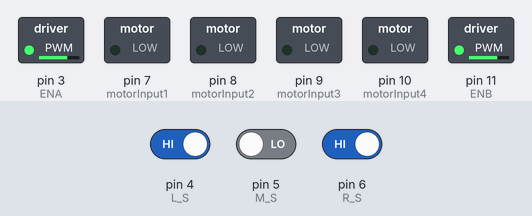
A sketch run on a simulated Arduino Uno, built with avr-gcc and run on an emulated ATmega328P. Parts: switched loads named in the sketch (green lamp = pin HIGH). The inputs (shaded band) are chosen by the test bench; at power-on: pin 4 (L_S) HIGH, pin 5 (M_S) LOW, pin 6 (R_S) HIGH.

Above: at 1.2 s.
1.3 s: pin 4 (L_S) driven LOW
At 2.0 s:
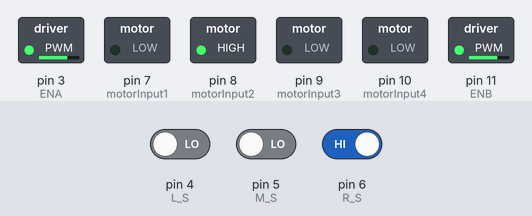
2.8 s: pin 5 (M_S) driven HIGH
At 3.1 s:
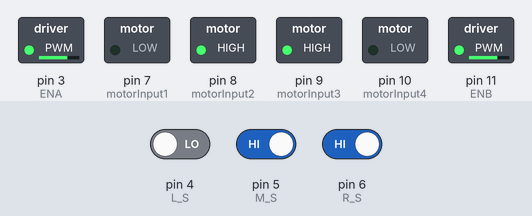
4.3 s: pin 6 (R_S) driven LOW
At 5.5 s:
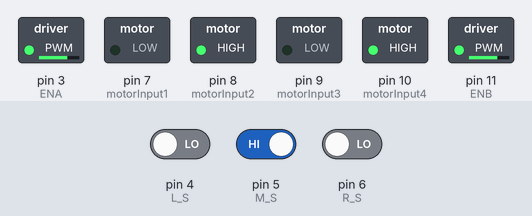
5.8 s: pin 4 (L_S) driven HIGH
At 6.6 s:
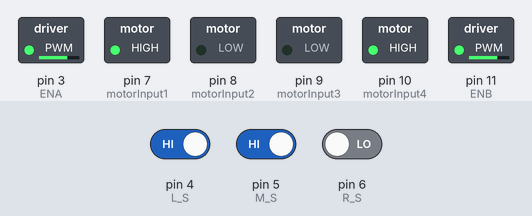
7.3 s: pin 5 (M_S) driven LOW
At 7.8 s:
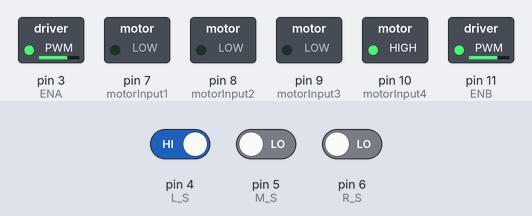
Timing chart, 0 to 9.8 s (numbered marks = the images above; inputs shaded):
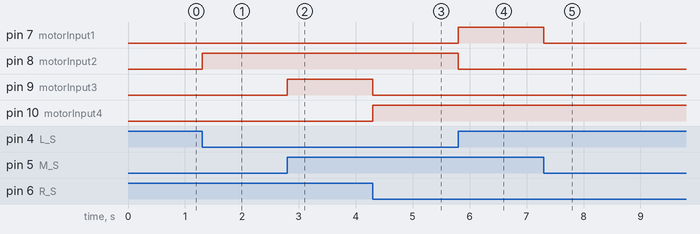

The sketch:

MAXIMUM_Left_and_sharp_left_.ino
```cpp
//IR sensors
int L_S = 4;
int M_S = 5;
int R_S = 6;

//for motor input
int ENA = 3; //left motor
int motorInput1 = 7; //left motor
int motorInput2 = 8; //left motor
int motorInput3 = 9; //right motor
int motorInput4 = 10; //right motor
int ENB = 11; //right motor

void setup()
{
  pinMode(L_S, INPUT);
  pinMode(M_S, INPUT);
  pinMode(R_S, INPUT);


  pinMode(motorInput1, OUTPUT);
  pinMode(motorInput2, OUTPUT);
  pinMode(motorInput3, OUTPUT);
  pinMode(motorInput4, OUTPUT);
  pinMode(ENA, OUTPUT);
  pinMode(ENB, OUTPUT);
  analogWrite(ENA, 180);
  analogWrite(ENB, 180);
}

void loop(){
  if( digitalRead(L_S) == 0  && digitalRead(M_S) == 1 && digitalRead(R_S) == 0){

  digitalWrite(motorInput1, LOW);
  digitalWrite(motorInput2, HIGH);
  digitalWrite(motorInput3, LOW);
  digitalWrite(motorInput4, HIGH);
  analogWrite(ENA,180);
  analogWrite(ENB,180);

    }
    if( digitalRead(L_S) == 0 && digitalRead(M_S) == 0 && digitalRead(R_S) == 1){

  digitalWrite(motorInput1, LOW);
  digitalWrite(motorInput2, HIGH);
  digitalWrite(motorInput3, LOW);
  digitalWrite(motorInput4, LOW);
  analogWrite(ENA,180);
  analogWrite(ENB,180);


    }
    if(digitalRead(L_S) == 1 && digitalRead(M_S) == 0 && digitalRead(R_S) == 0){

     digitalWrite(motorInput1, LOW);
  digitalWrite(motorInput2, LOW);
  digitalWrite(motorInput3, LOW);
  digitalWrite(motorInput4, HIGH);
  analogWrite(ENA,180);
  analogWrite(ENB,180);


    }
    if(digitalRead(L_S) == 0 && digitalRead(M_S) == 1 && digitalRead(R_S) == 1){

        digitalWrite(motorInput1, LOW);
  digitalWrite(motorInput2, HIGH);
  digitalWrite(motorInput3, HIGH);
  digitalWrite(motorInput4, LOW);
  analogWrite(ENA,180);
  analogWrite(ENB,180);


    }
    if(digitalRead(L_S) == 1 && digitalRead(M_S) == 1 && digitalRead(R_S) == 0){

     digitalWrite(motorInput1, HIGH);
  digitalWrite(motorInput2, LOW);
  digitalWrite(motorInput3, LOW);
  digitalWrite(motorInput4, HIGH);
  analogWrite(ENA,180);
  analogWrite(ENB,180);


}
}
```

Measured:
- after the input at 1.3 s, pin 8 (motorInput2): LOW → HIGH at once
- after the input at 2.8 s, pin 9 (motorInput3): LOW → HIGH at once
- after the input at 4.3 s, pin 9 (motorInput3): HIGH → LOW at once; pin 10 (motorInput4): LOW → HIGH at once
- after the input at 5.8 s, pin 7 (motorInput1): LOW → HIGH at once; pin 8 (motorInput2): HIGH → LOW at once
- after the input at 7.3 s, pin 7 (motorInput1): HIGH → LOW at once
